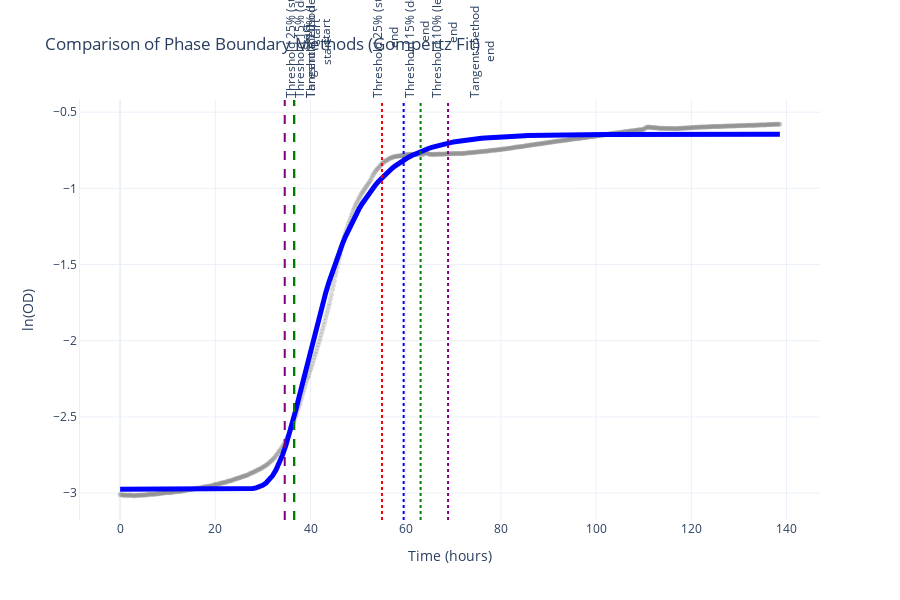

Notebook source saved alongside this figure:
### Code cell
# Visualize the effect of different phase boundary methods on a growth curve plot
import plotly.graph_objects as go

# Create base plot
fig = gc.plot.create_base_plot(time, data, scale="log")

# Add different phase boundaries as vertical lines
colors = {
    'Threshold 25% (strict)': 'red',
    'Threshold 15% (default)': 'blue', 
    'Threshold 10% (lenient)': 'green',
    'Tangent method': 'purple'
}

methods_data = {
    'Threshold 25% (strict)': stats_threshold_strict,
    'Threshold 15% (default)': stats_threshold_default,
    'Threshold 10% (lenient)': stats_threshold_lenient,
    'Tangent method': stats_tangent
}

# Add vertical lines for each method
for i, (method_name, stats) in enumerate(methods_data.items()):
    color = colors[method_name]
    
    # Add start boundary
    fig.add_vline(
        x=stats['exp_phase_start'],
        line=dict(color=color, dash='dash', width=2),
        annotation=dict(
            text=f"{method_name}<br>start",
            textangle=-90,
            yanchor='bottom',
            xshift=10 * (i - 1.5)
        )
    )
    
    # Add end boundary  
    fig.add_vline(
        x=stats['exp_phase_end'],
        line=dict(color=color, dash='dot', width=2),
        annotation=dict(
            text=f"{method_name}<br>end",
            textangle=-90,
            yanchor='bottom',
            xshift=10 * (i - 1.5)
        )
    )

# Add the fitted curve
fig = gc.plot.annotate_plot(fig, scale="log", fitted_model=gompertz_fit)

fig.update_layout(
    title="Comparison of Phase Boundary Methods (Gompertz Fit)",
    height=600
)

fig.show()

print("Dashed lines: Exponential phase START")
print("Dotted lines: Exponential phase END")
print("\nObserve how the threshold fraction affects the width of the exponential phase.")

### Figure 1 — Plotly figure (JSON) as saved in the notebook; plotly's stock layout.template omitted (floating-point values rounded to 4 significant figures; data arrays with more than 128 entries replaced by an {"elided": "..."} marker saying what was removed)
{"data": [{"marker": {"color": "gray", "opacity": 0.3, "size": 5}, "mode": "markers", "name": "Data", "showlegend": false, "type": "scatter", "x": {"elided": "694 float values"}, "y": {"elided": "694 float values"}}, {"line": {"color": "blue", "width": 5}, "mode": "lines", "name": "Gompertz fit", "showlegend": false, "type": "scatter", "x": {"elided": "200 float values"}, "y": {"elided": "200 float values"}}], "layout": {"annotations": [{"showarrow": false, "text": "Threshold 25% (strict)<br>start", "textangle": -90, "x": 36.55, "xanchor": "left", "xref": "x", "xshift": -15, "y": 1, "yanchor": "bottom", "yref": "y domain"}, {"showarrow": false, "text": "Threshold 25% (strict)<br>end", "textangle": -90, "x": 55.01, "xanchor": "left", "xref": "x", "xshift": -15, "y": 1, "yanchor": "bottom", "yref": "y domain"}, {"showarrow": false, "text": "Threshold 15% (default)<br>start", "textangle": -90, "x": 36.55, "xanchor": "left", "xref": "x", "xshift": -5, "y": 1, "yanchor": "bottom", "yref": "y domain"}, {"showarrow": false, "text": "Threshold 15% (default)<br>end", "textangle": -90, "x": 59.56, "xanchor": "left", "xref": "x", "xshift": -5, "y": 1, "yanchor": "bottom", "yref": "y domain"}, {"showarrow": false, "text": "Threshold 10% (lenient)<br>start", "textangle": -90, "x": 36.55, "xanchor": "left", "xref": "x", "xshift": 5, "y": 1, "yanchor": "bottom", "yref": "y domain"}, {"showarrow": false, "text": "Threshold 10% (lenient)<br>end", "textangle": -90, "x": 63.12, "xanchor": "left", "xref": "x", "xshift": 5, "y": 1, "yanchor": "bottom", "yref": "y domain"}, {"showarrow": false, "text": "Tangent method<br>start", "textangle": -90, "x": 34.58, "xanchor": "left", "xref": "x", "xshift": 15, "y": 1, "yanchor": "bottom", "yref": "y domain"}, {"showarrow": false, "text": "Tangent method<br>end", "textangle": -90, "x": 68.89, "xanchor": "left", "xref": "x", "xshift": 15, "y": 1, "yanchor": "bottom", "yref": "y domain"}], "height": 600, "hovermode": "closest", "shapes": [{"line": {"color": "red", "dash": "dash", "width": 2}, "type": "line", "x0": 36.55, "x1": 36.55, "xref": "x", "y0": 0, "y1": 1, "yref": "y domain"}, {"line": {"color": "red", "dash": "dot", "width": 2}, "type": "line", "x0": 55.01, "x1": 55.01, "xref": "x", "y0": 0, "y1": 1, "yref": "y domain"}, {"line": {"color": "blue", "dash": "dash", "width": 2}, "type": "line", "x0": 36.55, "x1": 36.55, "xref": "x", "y0": 0, "y1": 1, "yref": "y domain"}, {"line": {"color": "blue", "dash": "dot", "width": 2}, "type": "line", "x0": 59.56, "x1": 59.56, "xref": "x", "y0": 0, "y1": 1, "yref": "y domain"}, {"line": {"color": "green", "dash": "dash", "width": 2}, "type": "line", "x0": 36.55, "x1": 36.55, "xref": "x", "y0": 0, "y1": 1, "yref": "y domain"}, {"line": {"color": "green", "dash": "dot", "width": 2}, "type": "line", "x0": 63.12, "x1": 63.12, "xref": "x", "y0": 0, "y1": 1, "yref": "y domain"}, {"line": {"color": "purple", "dash": "dash", "width": 2}, "type": "line", "x0": 34.58, "x1": 34.58, "xref": "x", "y0": 0, "y1": 1, "yref": "y domain"}, {"line": {"color": "purple", "dash": "dot", "width": 2}, "type": "line", "x0": 68.89, "x1": 68.89, "xref": "x", "y0": 0, "y1": 1, "yref": "y domain"}], "showlegend": false, "title": {"text": "Comparison of Phase Boundary Methods (Gompertz Fit)"}, "xaxis": {"range": [0, null], "title": {"text": "Time (hours)"}}, "yaxis": {"showline": true, "title": {"text": "ln(OD)"}, "visible": true}}}
